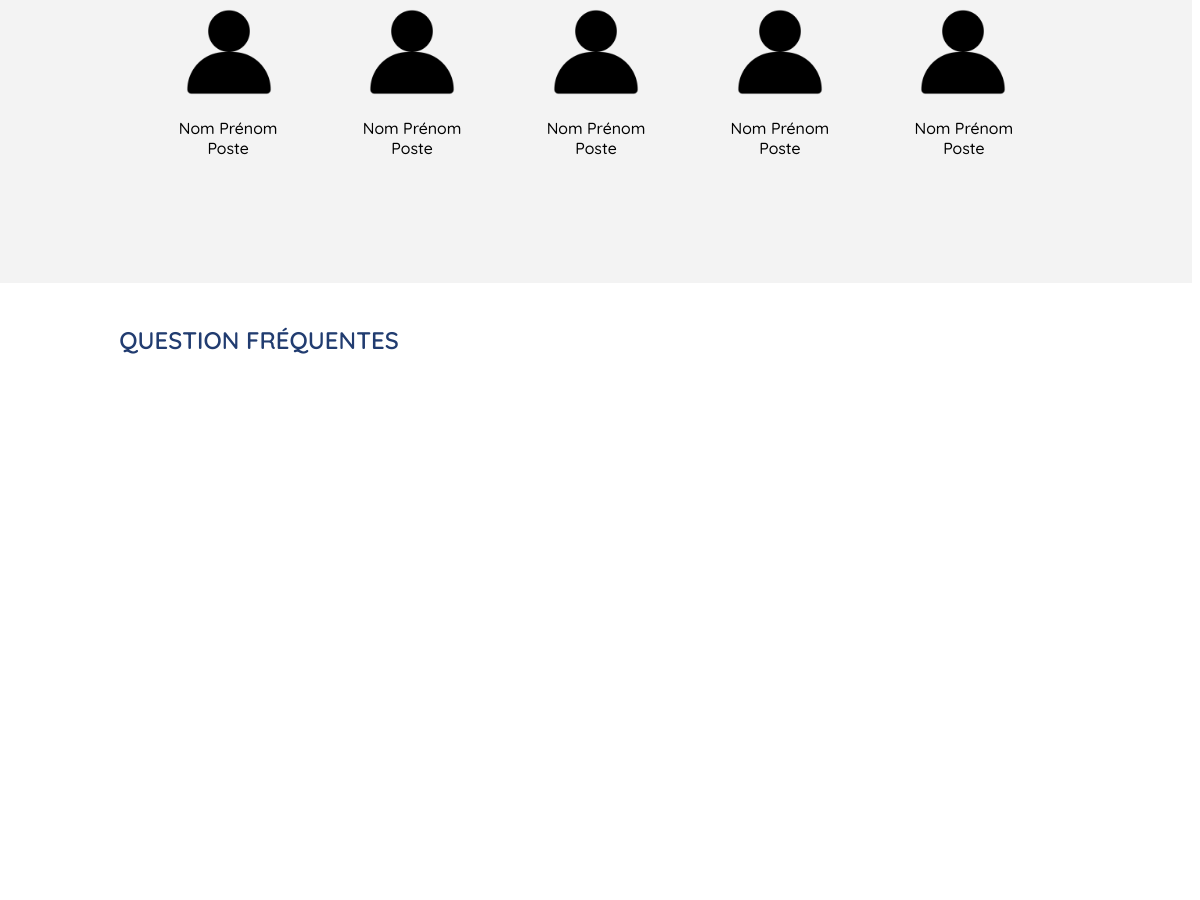
Page /information.php (middle part) on the earlier database version.
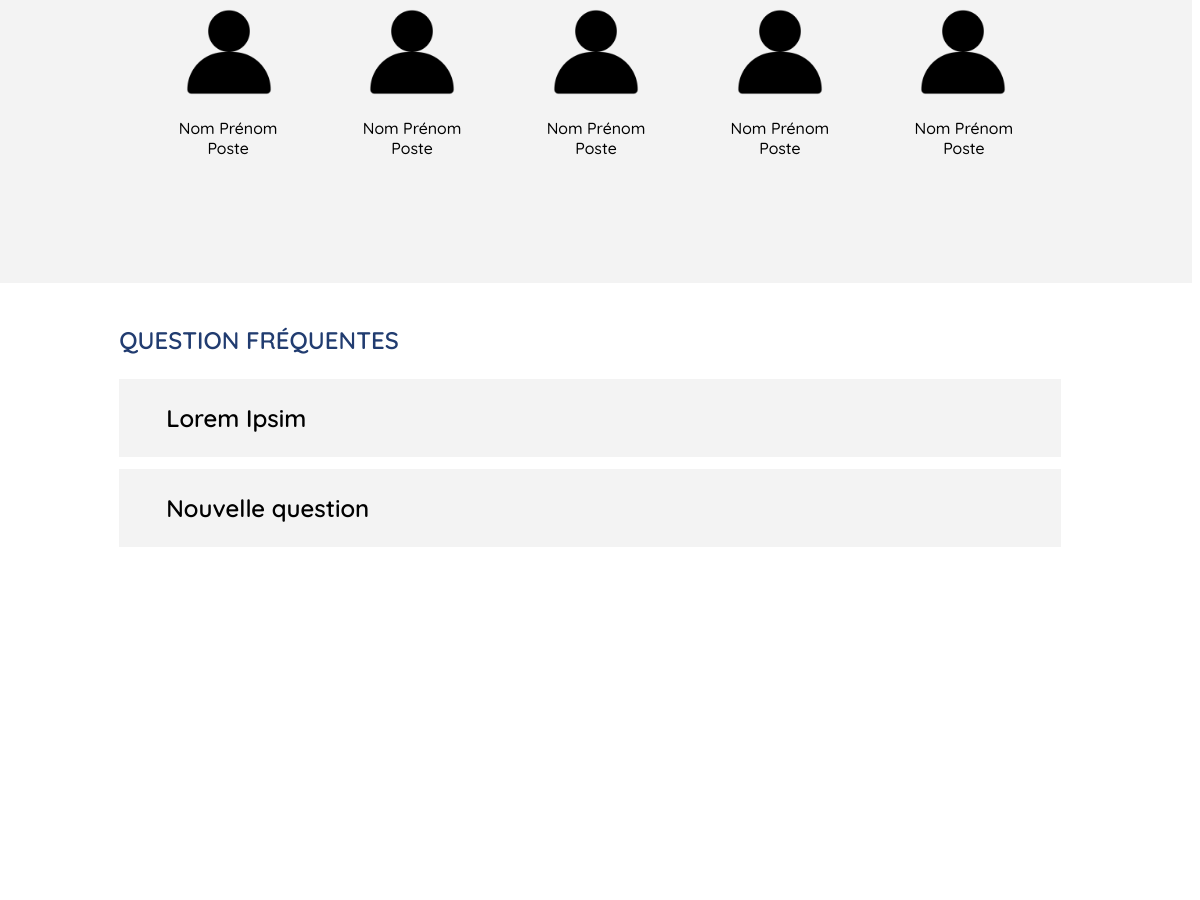
Same page on the later database version.
### tables this page shows
CREATE TABLE IF NOT EXISTS `faq` (
  `id` int NOT NULL AUTO_INCREMENT,
  `question` varchar(255) NOT NULL,
  `answer` varchar(255) NOT NULL,
  PRIMARY KEY (`id`)
);

### information.php (the view, shortened to what this page needs)
<?php
function displayFAQ () {
    require("./config/database.php");
    $sqlQuery = 'SELECT * FROM FAQ';
    $statement = $database ->prepare($sqlQuery);
    $statement -> execute();
    $elementsFAQ = $statement ->fetchAll();
    foreach ($elementsFAQ as $FAQ) {
        ?>
            <div class="dropdown">
                    <h3 class="deroul"> <?php echo $FAQ["question"]?> </h3>
            </div>
        <?php
    }
}
?>
<!DOCTYPE html>
<html>
    <head>
        <link rel="stylesheet" href="style_info.css">
    </head>
    <body>
        <div class="page">
            <div class="second_section">
                <div class="conteneur3">
                    <img class ="photo_profil" src="./Assets/images/profil_connexion.png"/>
                    <img class ="photo_profil" src="./Assets/images/profil_connexion.png"/>
                    <img class ="photo_profil" src="./Assets/images/profil_connexion.png"/>
                    <img class ="photo_profil" src="./Assets/images/profil_connexion.png"/>
                    <img class ="photo_profil" src="./Assets/images/profil_connexion.png"/>
                </div>
                <div class="conteneur3">
                    <p class="poste"> Nom Prénom <br> Poste </p>
                    <p class="poste"> Nom Prénom <br> Poste </p>
                    <p class="poste"> Nom Prénom <br> Poste </p>
                    <p class="poste"> Nom Prénom <br> Poste </p>
                    <p class="poste"> Nom Prénom <br> Poste </p>
                </div>
            </div>
            <div class="troi_section">
                <h2 class="text_equipe">QUESTION FRÉQUENTES</h2>
                <?php displayFAQ()?>
            </div>
        </div>
</body>
</html>

### style_info.css (style rules this page uses)
body { font-family: Quicksand-SemiBold; background-color: white; margin-left: 0px; padding: 0px; }
.page { display: flex; flex-direction: column; }
.second_section { margin-top: 5%; height: 500px; display: flex; flex-direction: column; background-color: #F3F3F3; }
.text_equipe { font-size: x-large; color: #213c70; text-align: left; margin-top: 3.5%; margin-left: 10%; margin-bottom: 2%; }
.conteneur3 { display: flex; width: 70%; margin-left: 15%; justify-content: space-between; }
.poste { text-align: center; }
.photo_profil { width: 100px; height: 100px; }
.troi_section { height: 500px; display: flex; flex-direction: column; margin-bottom: 15%; }
.dropdown { width: 79%; display: inline-block; background-color: #F3F3F3; margin-left: 10%; margin-bottom: 1%; }
.deroul { width: 80%; display: block; background-color: #F3F3F3; }
h3 { font-size: x-large; margin-left: 5%; }

### Components/style_footer.css (style rules this page uses)
.aircare_info_footer a, p { font-family: Quicksand-Medium; }

Differences in the rows shown:
added faq: question "Lorem Ipsim"
added faq: question "Nouvelle question"
